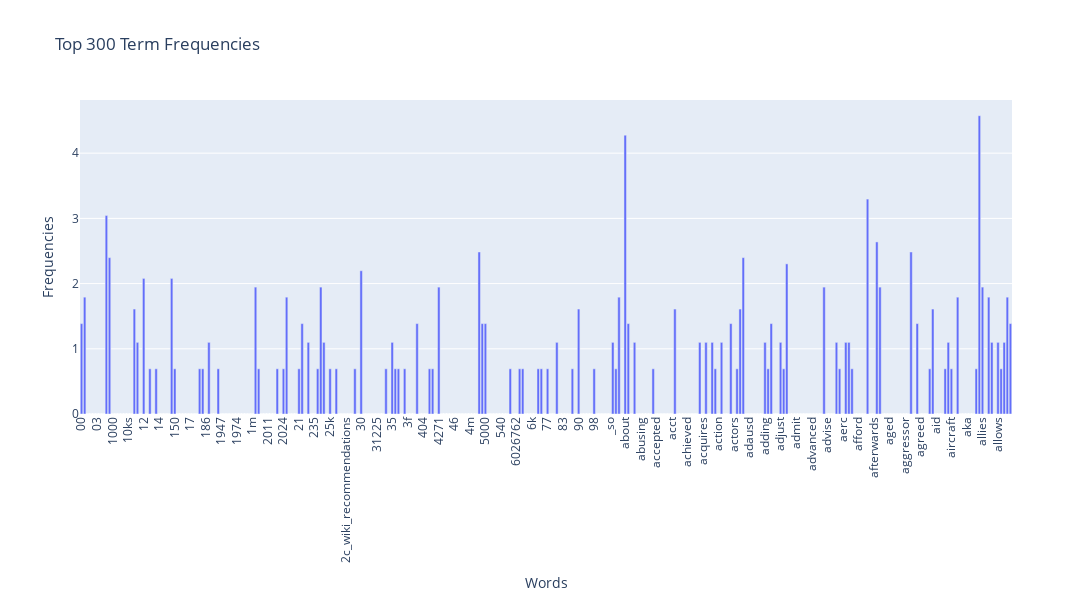

Notebook cell for this chart:
### Markdown cell above
### >>> **Exercise 15 (take home):** 
Implementing the code to the log frequency

### Code cell
# Answer here

words = count_vect.get_feature_names_out()[:300]
freqs = term_frequencies_log[:300]
b
fig = px.bar(
    x=words,
    y=freqs,
    labels={'x': 'Words', 'y': 'Frequencies'},
    title="Top 300 Term Frequencies"
)

fig.update_layout(
    xaxis_tickangle=-90,
    width=3000,  
    height=600
)

fig.show()

### Figure 1 — Plotly figure (JSON) as saved in the notebook; plotly's stock layout.template omitted (floating-point values rounded to 4 significant figures; data arrays with more than 128 entries replaced by an {"elided": "..."} marker saying what was removed)
{"data": [{"hovertemplate": "Words=%{x}<br>Frequencies=%{y}<extra></extra>", "legendgroup": "", "marker": {"color": "#636efa", "pattern": {"shape": ""}}, "name": "", "orientation": "v", "showlegend": false, "textposition": "auto", "type": "bar", "x": {"elided": "300 str values"}, "xaxis": "x", "y": {"elided": "300 float values"}, "yaxis": "y"}], "layout": {"barmode": "relative", "height": 600, "legend": {"tracegroupgap": 0}, "title": {"text": "Top 300 Term Frequencies"}, "width": 3000, "xaxis": {"anchor": "y", "domain": [0, 1], "tickangle": -90, "title": {"text": "Words"}}, "yaxis": {"anchor": "x", "domain": [0, 1], "title": {"text": "Frequencies"}}}}
